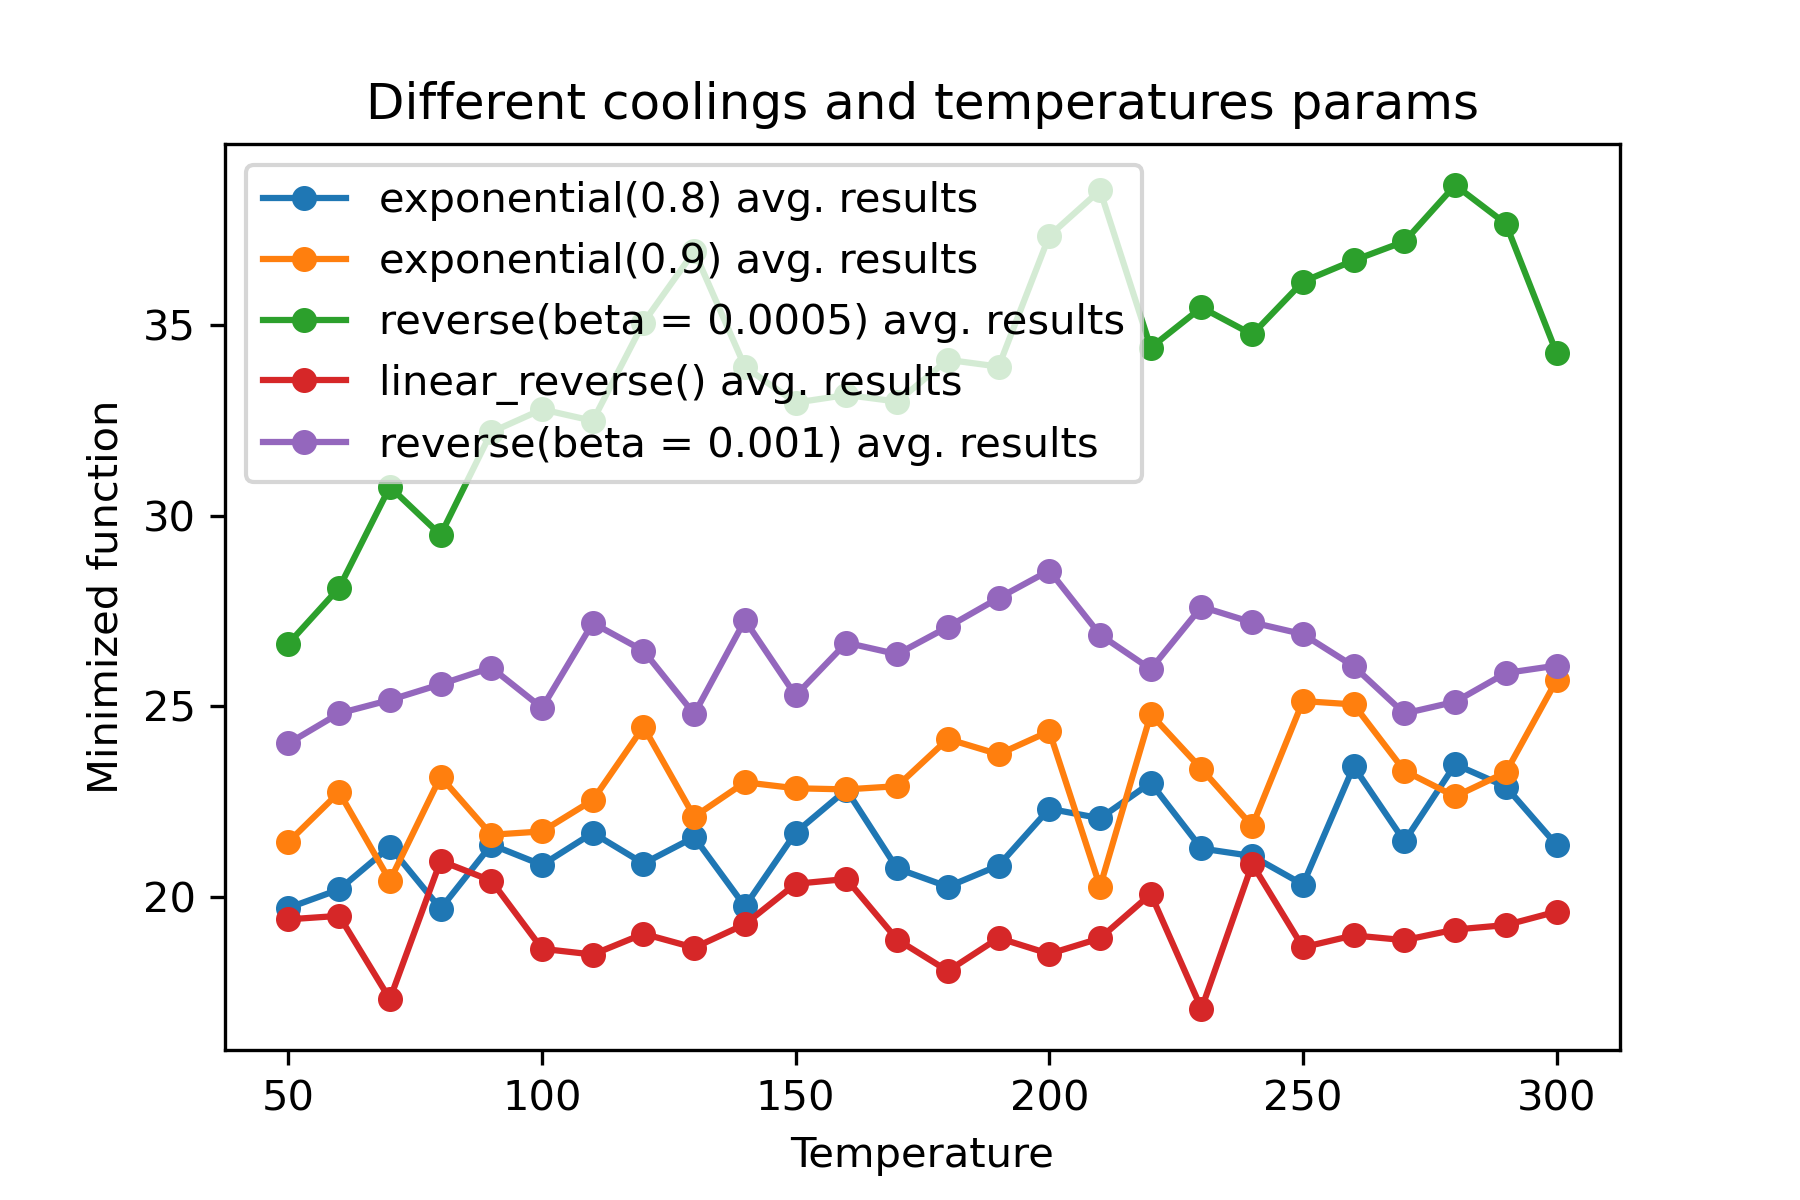

Here is the Python script that generated this plot:
# -*- coding: utf-8 -*-
"""
Created on Tue Dec  8 18:12:21 2020

@author: qtckp
"""

import sys
sys.path.append('..')

import math
import numpy as np
import matplotlib.pyplot as plt

from SimplestSimulatedAnnleaning import SimulatedAnnealing, Cooling, simple_continual_mutation


def Rastrigin(arr):
    return 10*arr.size+np.sum(arr**2) - 10*np.sum(np.cos(2*math.pi*arr))

dim = 5

model = SimulatedAnnealing(Rastrigin, dim)

temperatures = np.arange(300, 50-1, -10)
coolings = [ 
        (Cooling.exponential(0.8), "exponential(0.8)"),
        (Cooling.exponential(0.9), "exponential(0.9)"),
        (Cooling.reverse(beta = 0.0005), "reverse(beta = 0.0005)"),
        (Cooling.linear_reverse(), "linear_reverse()"),
        (Cooling.reverse(beta = 0.001), "reverse(beta = 0.001)")
        ]

count = 50
start_solutions = np.random.uniform(-5, 5, (count, dim))


for cool, desc in coolings:
    
    t = []
    for temp in temperatures[::-1]:
        s = 0
        for i in range(count):
            _, best_val = model.run(
                start_solution = start_solutions[i, :],
                mutation = simple_continual_mutation(std = 1),
                cooling = cool, 
                start_temperature = float(temp), 
                max_function_evals = 1000, 
                max_iterations_without_progress = 250, 
                step_for_reinit_temperature = 90,
                reinit_from_best = False
                )
            s += best_val
        s /= count
        t.append(s)
    plt.plot(temperatures[::-1], t, label = f"{desc} avg. results", marker = '.', markersize = 10)
    
    
    
plt.xlabel('Temperature')
plt.ylabel('Minimized function')
plt.title('Different coolings and temperatures params')
plt.legend()

plt.savefig('regimes_temp.png', dpi = 300)

plt.show()